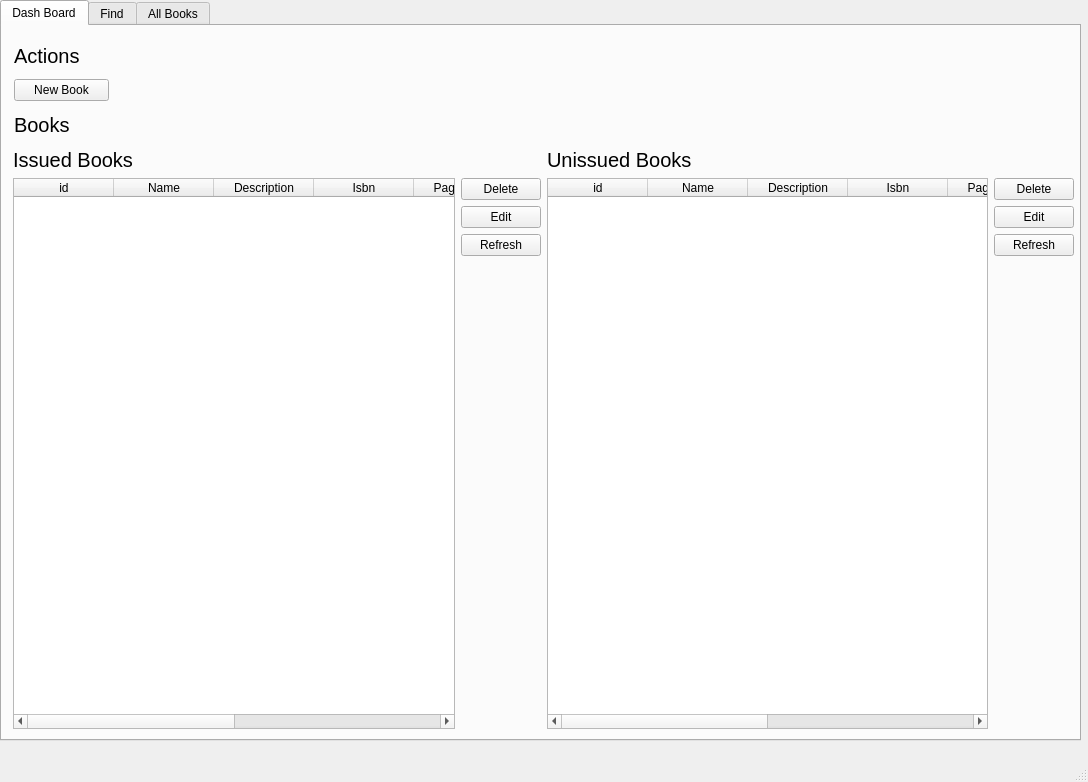
<?xml version="1.0" encoding="UTF-8"?>
<ui version="4.0">
 <class>MainWindow</class>
 <widget class="QMainWindow" name="MainWindow">
  <property name="geometry">
   <rect>
    <x>0</x>
    <y>0</y>
    <width>1088</width>
    <height>782</height>
   </rect>
  </property>
  <property name="windowTitle">
   <string>MainWindow</string>
  </property>
  <widget class="QWidget" name="centralwidget">
   <widget class="QTabWidget" name="tabWidget">
    <property name="geometry">
     <rect>
      <x>0</x>
      <y>0</y>
      <width>1081</width>
      <height>741</height>
     </rect>
    </property>
    <property name="currentIndex">
     <number>0</number>
    </property>
    <widget class="QWidget" name="dashboard_tab">
     <attribute name="title">
      <string>Dash Board</string>
     </attribute>
     <widget class="QWidget" name="layoutWidget">
      <property name="geometry">
       <rect>
        <x>11</x>
        <y>122</y>
        <width>1061</width>
        <height>581</height>
       </rect>
      </property>
      <layout class="QHBoxLayout" name="horizontalLayout_3">
       <item>
        <layout class="QVBoxLayout" name="verticalLayout_6">
         <item>
          <widget class="QLabel" name="label_2">
           <property name="font">
            <font>
             <pointsize>15</pointsize>
            </font>
           </property>
           <property name="text">
            <string>Issued Books</string>
           </property>
          </widget>
         </item>
         <item>
          <layout class="QHBoxLayout" name="horizontalLayout">
           <item>
            <widget class="QTableWidget" name="issued_books_table">
             <property name="columnCount">
              <number>8</number>
             </property>
             <column>
              <property name="text">
               <string>id</string>
              </property>
             </column>
             <column>
              <property name="text">
               <string>Name</string>
              </property>
             </column>
             <column>
              <property name="text">
               <string>Description</string>
              </property>
             </column>
             <column>
              <property name="text">
               <string>Isbn</string>
              </property>
             </column>
             <column>
              <property name="text">
               <string>Page count</string>
              </property>
             </column>
             <column>
              <property name="text">
               <string>Issued</string>
              </property>
             </column>
             <column>
              <property name="text">
               <string>Author</string>
              </property>
             </column>
             <column>
              <property name="text">
               <string>Year</string>
              </property>
             </column>
            </widget>
           </item>
           <item>
            <layout class="QVBoxLayout" name="verticalLayout_3">
             <item>
              <layout class="QVBoxLayout" name="verticalLayout">
               <item>
                <widget class="QPushButton" name="delete_issued">
                 <property name="text">
                  <string>Delete</string>
                 </property>
                </widget>
               </item>
               <item>
                <widget class="QPushButton" name="edit_issued">
                 <property name="text">
                  <string>Edit</string>
                 </property>
                </widget>
               </item>
               <item>
                <widget class="QPushButton" name="refresh_issued">
                 <property name="text">
                  <string>Refresh</string>
                 </property>
                </widget>
               </item>
              </layout>
             </item>
             <item>
              <spacer name="verticalSpacer">
               <property name="orientation">
                <enum>Qt::Vertical</enum>
               </property>
               <property name="sizeHint" stdset="0">
                <size>
                 <width>20</width>
                 <height>40</height>
                </size>
               </property>
              </spacer>
             </item>
            </layout>
           </item>
          </layout>
         </item>
        </layout>
       </item>
       <item>
        <layout class="QVBoxLayout" name="verticalLayout_7">
         <item>
          <widget class="QLabel" name="label_4">
           <property name="font">
            <font>
             <pointsize>15</pointsize>
            </font>
           </property>
           <property name="text">
            <string>Unissued Books</string>
           </property>
          </widget>
         </item>
         <item>
          <layout class="QHBoxLayout" name="horizontalLayout_2">
           <item>
            <widget class="QTableWidget" name="unissued_books_table">
             <property name="columnCount">
              <number>8</number>
             </property>
             <column>
              <property name="text">
               <string>id</string>
              </property>
             </column>
             <column>
              <property name="text">
               <string>Name</string>
              </property>
             </column>
             <column>
              <property name="text">
               <string>Description</string>
              </property>
             </column>
             <column>
              <property name="text">
               <string>Isbn</string>
              </property>
             </column>
             <column>
              <property name="text">
               <string>Page count</string>
              </property>
             </column>
             <column>
              <property name="text">
               <string>Issued</string>
              </property>
             </column>
             <column>
              <property name="text">
               <string>Author</string>
              </property>
             </column>
             <column>
              <property name="text">
               <string>Year</string>
              </property>
             </column>
            </widget>
           </item>
           <item>
            <layout class="QVBoxLayout" name="verticalLayout_4">
             <item>
              <layout class="QVBoxLayout" name="verticalLayout_2">
               <item>
                <widget class="QPushButton" name="delete_unissued">
                 <property name="text">
                  <string>Delete</string>
                 </property>
                </widget>
               </item>
               <item>
                <widget class="QPushButton" name="edit_unissued">
                 <property name="text">
                  <string>Edit</string>
                 </property>
                </widget>
               </item>
               <item>
                <widget class="QPushButton" name="refresh_unissued">
                 <property name="text">
                  <string>Refresh</string>
                 </property>
                </widget>
               </item>
              </layout>
             </item>
             <item>
              <spacer name="verticalSpacer_2">
               <property name="orientation">
                <enum>Qt::Vertical</enum>
               </property>
               <property name="sizeHint" stdset="0">
                <size>
                 <width>20</width>
                 <height>40</height>
                </size>
               </property>
              </spacer>
             </item>
            </layout>
           </item>
          </layout>
         </item>
        </layout>
       </item>
      </layout>
     </widget>
     <widget class="QWidget" name="layoutWidget">
      <property name="geometry">
       <rect>
        <x>12</x>
        <y>12</y>
        <width>95</width>
        <height>104</height>
       </rect>
      </property>
      <layout class="QVBoxLayout" name="verticalLayout_5">
       <item>
        <widget class="QLabel" name="label">
         <property name="font">
          <font>
           <pointsize>15</pointsize>
          </font>
         </property>
         <property name="text">
          <string>Actions</string>
         </property>
        </widget>
       </item>
       <item>
        <widget class="QPushButton" name="new_book_btn">
         <property name="text">
          <string>New Book</string>
         </property>
        </widget>
       </item>
       <item>
        <widget class="QLabel" name="label_3">
         <property name="font">
          <font>
           <pointsize>15</pointsize>
          </font>
         </property>
         <property name="text">
          <string>Books</string>
         </property>
        </widget>
       </item>
      </layout>
     </widget>
    </widget>
    <widget class="QWidget" name="find_tab">
     <attribute name="title">
      <string>Find</string>
     </attribute>
     <widget class="QWidget" name="layoutWidget">
      <property name="geometry">
       <rect>
        <x>10</x>
        <y>30</y>
        <width>1061</width>
        <height>671</height>
       </rect>
      </property>
      <layout class="QVBoxLayout" name="verticalLayout_8">
       <item>
        <layout class="QHBoxLayout" name="horizontalLayout_4">
         <item>
          <widget class="QLabel" name="label_5">
           <property name="font">
            <font>
             <pointsize>15</pointsize>
            </font>
           </property>
           <property name="text">
            <string>Search by id</string>
           </property>
          </widget>
         </item>
         <item>
          <widget class="QLineEdit" name="search_input"/>
         </item>
         <item>
          <widget class="QPushButton" name="searchbtn">
           <property name="text">
            <string>Search</string>
           </property>
          </widget>
         </item>
        </layout>
       </item>
       <item>
        <widget class="QTableWidget" name="search_table">
         <property name="columnCount">
          <number>8</number>
         </property>
         <column>
          <property name="text">
           <string>id</string>
          </property>
         </column>
         <column>
          <property name="text">
           <string>Name</string>
          </property>
         </column>
         <column>
          <property name="text">
           <string>Description</string>
          </property>
         </column>
         <column>
          <property name="text">
           <string>Isbn</string>
          </property>
         </column>
         <column>
          <property name="text">
           <string>Page count</string>
          </property>
         </column>
         <column>
          <property name="text">
           <string>Issued</string>
          </property>
         </column>
         <column>
          <property name="text">
           <string>Author</string>
          </property>
         </column>
         <column>
          <property name="text">
           <string>Year</string>
          </property>
         </column>
        </widget>
       </item>
      </layout>
     </widget>
    </widget>
    <widget class="QWidget" name="all_books_tab">
     <attribute name="title">
      <string>All Books</string>
     </attribute>
     <widget class="QTableWidget" name="all_books_table">
      <property name="geometry">
       <rect>
        <x>10</x>
        <y>89</y>
        <width>1059</width>
        <height>621</height>
       </rect>
      </property>
      <property name="columnCount">
       <number>8</number>
      </property>
      <column>
       <property name="text">
        <string>id</string>
       </property>
      </column>
      <column>
       <property name="text">
        <string>Name</string>
       </property>
      </column>
      <column>
       <property name="text">
        <string>Description</string>
       </property>
      </column>
      <column>
       <property name="text">
        <string>Isbn</string>
       </property>
      </column>
      <column>
       <property name="text">
        <string>Page count</string>
       </property>
      </column>
      <column>
       <property name="text">
        <string>Issued</string>
       </property>
      </column>
      <column>
       <property name="text">
        <string>Author</string>
       </property>
      </column>
      <column>
       <property name="text">
        <string>Year</string>
       </property>
      </column>
     </widget>
     <widget class="QWidget" name="layoutWidget">
      <property name="geometry">
       <rect>
        <x>10</x>
        <y>15</y>
        <width>103</width>
        <height>67</height>
       </rect>
      </property>
      <layout class="QVBoxLayout" name="verticalLayout_9">
       <item>
        <widget class="QLabel" name="label_6">
         <property name="font">
          <font>
           <pointsize>15</pointsize>
          </font>
         </property>
         <property name="text">
          <string>All Books</string>
         </property>
        </widget>
       </item>
       <item>
        <widget class="QPushButton" name="refreshbtn">
         <property name="text">
          <string>Refresh</string>
         </property>
        </widget>
       </item>
      </layout>
     </widget>
    </widget>
   </widget>
  </widget>
  <widget class="QMenuBar" name="menubar">
   <property name="geometry">
    <rect>
     <x>0</x>
     <y>0</y>
     <width>1088</width>
     <height>26</height>
    </rect>
   </property>
  </widget>
  <widget class="QStatusBar" name="statusbar"/>
 </widget>
 <resources/>
 <connections/>
</ui>
